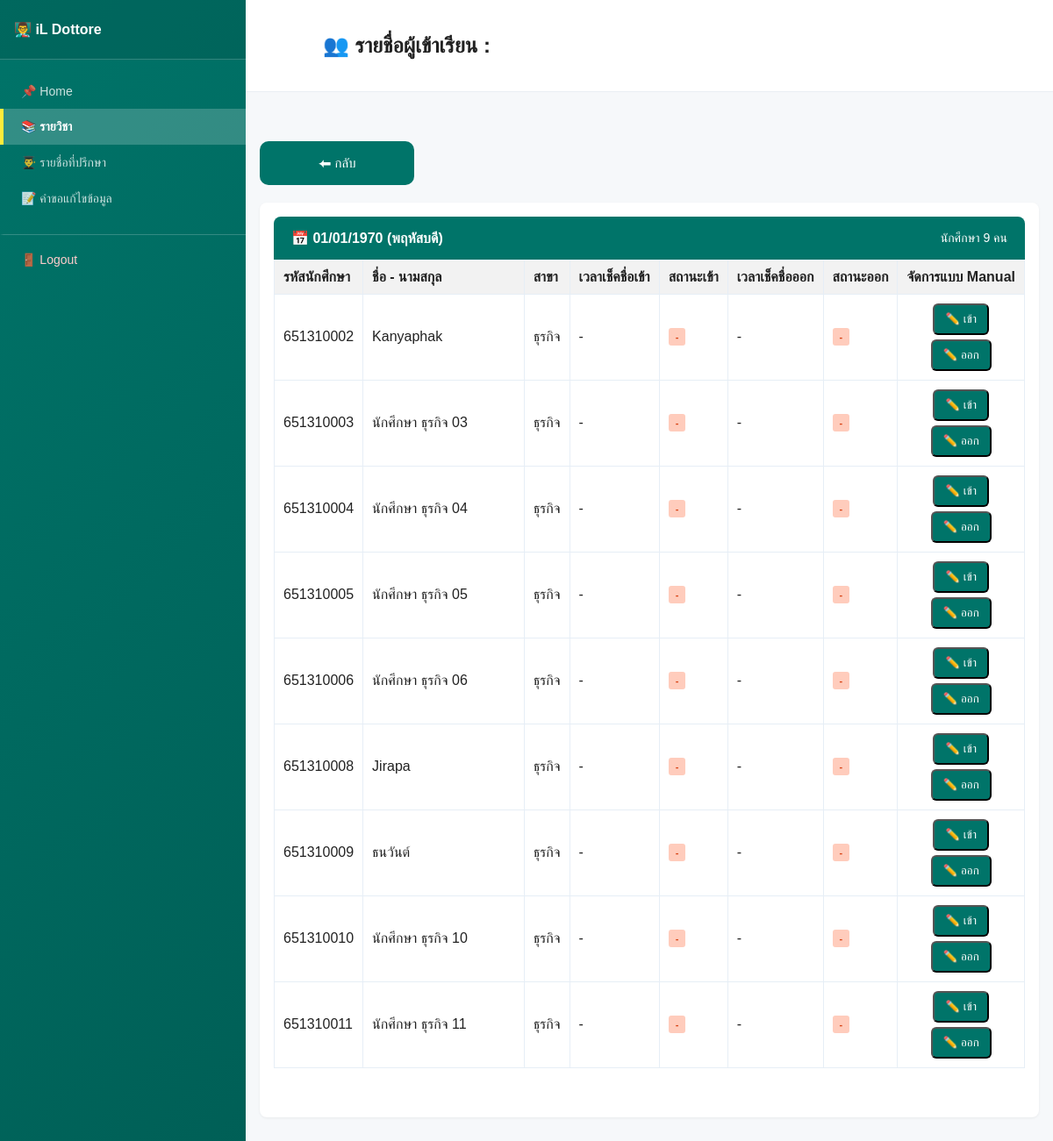
Page /liff/session_attendance.php?id=69 (signed in) on the committed database.
### tables this page shows
CREATE TABLE `attendance_logs` (
  `id` int(11) NOT NULL,
  `session_id` int(11) DEFAULT NULL,
  `student_id` int(11) DEFAULT NULL,
  `checkin_time` datetime DEFAULT NULL,
  `checkout_time` datetime DEFAULT NULL,
  `checkin_status` enum('on-time','late') DEFAULT NULL,
  `checkout_status` enum('checked-out','not-checked-out') DEFAULT NULL,
  `latitude` double DEFAULT NULL,
  `longitude` double DEFAULT NULL,
  `status` enum('present','denied') DEFAULT 'present',
  `reason` varchar(255) DEFAULT NULL
);

CREATE TABLE `students` (
  `user_id` int(11) NOT NULL,
  `student_code` varchar(20) DEFAULT NULL,
  `full_name` varchar(100) DEFAULT NULL,
  `class_group` varchar(50) DEFAULT NULL,
  `advisor_id` int(11) DEFAULT NULL
);

### liff/session_attendance.php (the view, shortened to what this page needs)
<?php
include("../config.php");
$sessionId = intval($_GET['id']);
$stmt = $conn->prepare("
    SELECT
        al.id AS log_id,
        st.student_code,
        st.full_name,
        st.class_group,
        al.status,
        al.checkin_time,
        al.checkin_status,
        al.checkout_time,
        al.checkout_status
    FROM attendance_logs al
    JOIN students st
        ON al.student_id = st.user_id
    WHERE al.session_id = ?
    ORDER BY al.checkin_time DESC, st.student_code
");
$stmt->bind_param("i", $sessionId);
$stmt->execute();
$result = $stmt->get_result();
$sessionStmt = $conn->prepare("SELECT subject_name, subject_id, start_time, end_time, checkin_start FROM attendance_sessions WHERE id = ?");
$sessionStmt->bind_param("i", $sessionId);
$sessionStmt->execute();
$sessionInfo = $sessionStmt->get_result()->fetch_assoc();
$sessionDate = $sessionInfo['checkin_start'] ?: $sessionInfo['start_time'];
$sessionDateFormatted = date('Y-m-d', strtotime($sessionDate));
$groupedByDate = [];
$groupedByDate[$sessionDateFormatted] = [];
while ($row = $result->fetch_assoc()) {
    $groupedByDate[$sessionDateFormatted][] = $row;
}
?>
<!DOCTYPE html>
<html>
<head>
    <link rel="stylesheet" href="css/sidebar.css">
    <link rel="stylesheet" href="css/session_attendance.css">
    <link rel="stylesheet" href="css/back-button.css">
    <link rel="stylesheet" href="css/modal-popup.css">
</head>
<body>
<?php $currentPage = 'courses.php'; include('sidebar.php'); ?>
<div class="main-wrapper">
    <div class="header">
        <h2 id="page-title">👥 รายชื่อผู้เข้าเรียน : <?= htmlspecialchars($sessionInfo['subject_name'] ?? '') ?></h2>
    </div>
    <div class="content-area">
        <div class="container">
            <div class="footer-section" style="margin-bottom: 20px;">
                <a href="sessions_by_subject.php?subject_id=<?= $sessionInfo['subject_id'] ?>" class="button-65">⬅ กลับ</a>
            </div>
            <div class="card">
                <?php if (!empty($groupedByDate) && count($groupedByDate) > 0): ?>
                    <?php foreach ($groupedByDate as $date => $rows):
                        if ($date === 'ไม่มีวันที่') {
                            $formattedDate = 'ไม่มีวันที่';
                        } else {
                            $dateObj = new DateTime($date, new DateTimeZone('Asia/Bangkok'));
                            $dayInThai = ['Sun' => 'อาทิตย์', 'Mon' => 'จันทร์', 'Tue' => 'อังคาร', 'Wed' => 'พุธ', 'Thu' => 'พฤหัสบดี', 'Fri' => 'ศุกร์', 'Sat' => 'เสาร์'];
                            $dayName = $dayInThai[$dateObj->format('D')] ?? $dateObj->format('D');
                            $formattedDate = $dateObj->format('d/m/Y') . ' (' . $dayName . ')';
                        }
                    ?>
                    <div class="date-section">
                        <div class="date-header">
                            <span>📅 <?= $formattedDate ?></span>
                            <span style="font-size: 14px; font-weight: normal;">นักศึกษา <?= count($rows) ?> คน</span>
                        </div>
                        <div class="table-wrapper">
                            <table class="table attendance-table">
                                <thead>
                                    <tr class="table-header">
                                        <th>รหัสนักศึกษา</th>
                                        <th class="col-name">ชื่อ - นามสกุล</th>
                                        <th>สาขา</th>
                                        <th>เวลาเช็คชื่อเข้า</th>
                                        <th>สถานะเข้า</th>
                                        <th>เวลาเช็คชื่อออก</th>
                                        <th>สถานะออก</th>
                                        <th>จัดการแบบ Manual</th>
                                    </tr>
                                </thead>
                                <tbody>
                                    <?php foreach ($rows as $row): ?>
                                    <tr class="table-row">
                                        <td><?= htmlspecialchars($row['student_code']) ?></td>
                                        <td class="col-name"><?= htmlspecialchars($row['full_name']) ?></td>
                                        <td><?= htmlspecialchars($row['class_group']) ?></td>
                                        <td>
                                            <?php
                                            if (!empty($row['checkin_time'])) {
                                                echo htmlspecialchars(date('H:i', strtotime($row['checkin_time'])));
                                            } elseif (!empty($row['checkin_status'])) {
                                                echo '<span style="color: #ff9800; font-size: 12px;">(เช็คแบบ manual)</span>';
                                            } else {
                                                echo '-';
                                            }
                                            ?>
                                        </td>
                                        <td>
                                            <?php
                                            if (!empty($row['checkin_status'])) {
                                                if ($row['checkin_status'] === 'late') {
                                                    echo '<span class="status-badge badge-late">⏱️ สาย</span>';
                                                } else {
                                                    echo '<span class="status-badge badge-on-time">✅ ตรงเวลา</span>';
                                                }
                                            } elseif (!empty($row['checkin_time'])) {
                                                echo '<span class="status-badge badge-on-time">✅ ตรงเวลา</span>';
                                            } else {
                                                echo '<span class="status-badge badge-not-checked-out">-</span>';
                                            }
                                            ?>
                                        </td>
                                        <td>
                                            <?php
                                            if (!empty($row['checkout_time'])) {
                                                echo htmlspecialchars(date('H:i', strtotime($row['checkout_time'])));
                                            } elseif (!empty($row['checkout_status'])) {
                                                echo '<span style="color: #ff9800; font-size: 12px;">(เช็คแบบ manual)</span>';
                                            } elseif (!empty($row['checkin_time'])) {
                                                echo '<span style="color: #ff9800;">⏳ รอเช็คชื่อออก</span>';
                                            } else {
                                                echo '-';
                                            }
                                            ?>
                                        </td>
                                        <td>
                                            <?php
                                            if (!empty($row['checkout_time']) || !empty($row['checkout_status'])) {
                                                if ($row['checkout_status'] === 'checked-out') {
                                                    echo '<span class="status-badge badge-checked-out">✅ เช็คออก</span>';
                                                } else {
                                                    echo '<span class="status-badge badge-not-checked-out">❌ ไม่เช็คออก</span>';
                                                }
                                            } else {
                                                echo '<span class="status-badge badge-not-checked-out">-</span>';
                                            }
                                            ?>
                                        </td>
                                        <td style="text-align:center;">
                                            <div style="display:flex;gap:5px;justify-content:center;flex-wrap:wrap;">
                                                <button class="btn btn-small" onclick="openCheckinModal(<?= $row['log_id'] ?>, '<?= htmlspecialchars($row['checkin_status'] ?? '', ENT_QUOTES) ?>')">✏️ เข้า</button>
                                                <button class="btn btn-small" onclick="openCheckoutModal(<?= $row['log_id'] ?>, '<?= htmlspecialchars($row['checkout_status'] ?? '', ENT_QUOTES) ?>')">✏️ ออก</button>
                                            </div>
                                        </td>
                                    </tr>
                                    <?php endforeach; ?>
                                </tbody>
                            </table>
                        </div>
                    </div>
                    <?php endforeach; ?>
                <?php else: ?>
                    <div style="text-align: center; color: #666; padding: 20px;" class="empty-message">
                        ไม่มีข้อมูลการเช็คชื่อ
                    </div>
                <?php endif; ?>
            </div>
        </div>
    </div>
</div>
</body>
</html>

### liff/css/sidebar.css (style rules this page uses)
body { display: flex; flex-direction: row; margin: 0; height: 100vh; overflow: hidden; }
.main-wrapper { flex: 1; display: flex; flex-direction: column; overflow-y: auto; background: #f6f8fa; }
.header { background: #fff url('../image/teacher_dashboard-php.png') no-repeat 16px center; background-size: 56px; padding: 18px 18px 18px 88px; border-bottom: 1px solid #e9eef3; flex-shrink: 0; }
.content-area { flex: 1; overflow-y: auto; padding: 0; }
.container { max-width: 100%; margin: 22px auto; padding: 16px; width: 100%; box-sizing: border-box; }

### liff/css/session_attendance.css (style rules this page uses)
.table-wrapper { overflow-x: auto; }
.attendance-table { width: 100%; border-collapse: collapse; text-align: center; }
.attendance-table th { background: #f2f2f2; border: 1px solid #e6eef6; padding: 10px; font-weight: 600; white-space: nowrap; }
.attendance-table td { border: 1px solid #e6eef6; padding: 10px; vertical-align: middle; }
.footer-section { margin-top: 18px; text-align: left; }

### liff/css/back-button.css (style rules this page uses)
.button-65 { appearance: none; backface-visibility: hidden; background-color: #007469; border-radius: 10px; border-style: none; box-shadow: none; box-sizing: border-box; color: #fff; cursor: pointer; display: inline-block; font-family: Inter,-apple-system,system-ui,"Segoe UI",Helvetica,Arial,sans-serif; font-size: 15px; font-weight: 500; height: 50px; letter-spacing: normal; line-height: 1.5; outline: none; overflow: hidden; padding: 14px 30px; position: relative; text-align: center; text-decoration: none; transform: translate3d(0, 0, 0); transition: all .3s; user-select: none; -webkit-user-select: none; touch-action: manipulation; vertical-align: top; white-space: nowrap; }
@media (min-width: 768px) { .button-65 { padding: 14px 22px; width: 176px; } }

### liff/css/default_page.css (style rules this page uses)
body { font-family:Arial,Helvetica,sans-serif; background:#f6f8fa; color:#222; margin:0 }
.header { background:#fff url('../image/teacher_dashboard-php.png') no-repeat 16px center;background-size:56px; padding:18px 18px 18px 88px; border-bottom:1px solid #e9eef3 }
.container { max-width:980px; margin:22px auto; padding:16px }
.card { background:#fff; border-radius:8px; box-shadow:0 1px 3px rgba(0,0,0,0.06); padding:16px; margin-bottom:16px }
.btn { display:inline-block; padding:8px 12px; background:#007469; color:#fff; border-radius:6px; text-decoration:none }
.table th,.table td { padding:8px;border:1px solid #e6eef6;text-align:left }

### liff/session_attendance.php (style rules this page uses)
.date-section { margin-bottom: 40px; }
.date-header { background: #007469; color: white; padding: 15px 20px; border-radius: 8px 8px 0 0; font-weight: bold; font-size: 16px; display: flex; justify-content: space-between; align-items: center; }
.status-badge { display: inline-block; padding: 4px 8px; border-radius: 3px; font-size: 11px; font-weight: bold; }
.attendance-table .col-name { width: 40%; }
.container { max-width: 1200px; }
.attendance-table { table-layout: auto; }
.badge-not-checked-out { background-color: #ffccbc; color: #d84315; }

### rows in the picture
attendance_logs: student.student_code "651310002", student.full_name "Kanyaphak", student.class_group "ธุรกิจ"
attendance_logs: student.student_code "651310003", student.full_name "นักศึกษา ธุรกิจ 03", student.class_group "ธุรกิจ"
attendance_logs: student.student_code "651310004", student.full_name "นักศึกษา ธุรกิจ 04", student.class_group "ธุรกิจ"
attendance_logs: student.student_code "651310005", student.full_name "นักศึกษา ธุรกิจ 05", student.class_group "ธุรกิจ"
attendance_logs: student.student_code "651310006", student.full_name "นักศึกษา ธุรกิจ 06", student.class_group "ธุรกิจ"
attendance_logs: student.student_code "651310008", student.full_name "Jirapa", student.class_group "ธุรกิจ"
attendance_logs: student.student_code "651310009", student.full_name "ธนวันต์", student.class_group "ธุรกิจ"
attendance_logs: student.student_code "651310010", student.full_name "นักศึกษา ธุรกิจ 10", student.class_group "ธุรกิจ"
attendance_logs: student.student_code "651310011", student.full_name "นักศึกษา ธุรกิจ 11", student.class_group "ธุรกิจ"

### other values in the picture
$_SESSION['teacher_name'] "iL Dottore"
$item['title'] "📌 Home"
$item['title'] "📚 รายวิชา"
$item['title'] "👨‍🎓 รายชื่อที่ปรึกษา"
$item['title'] "📝 คำขอแก้ไขข้อมูล"
$formattedDate "01/01/1970 (พฤหัสบดี)"
count($rows) "9"
